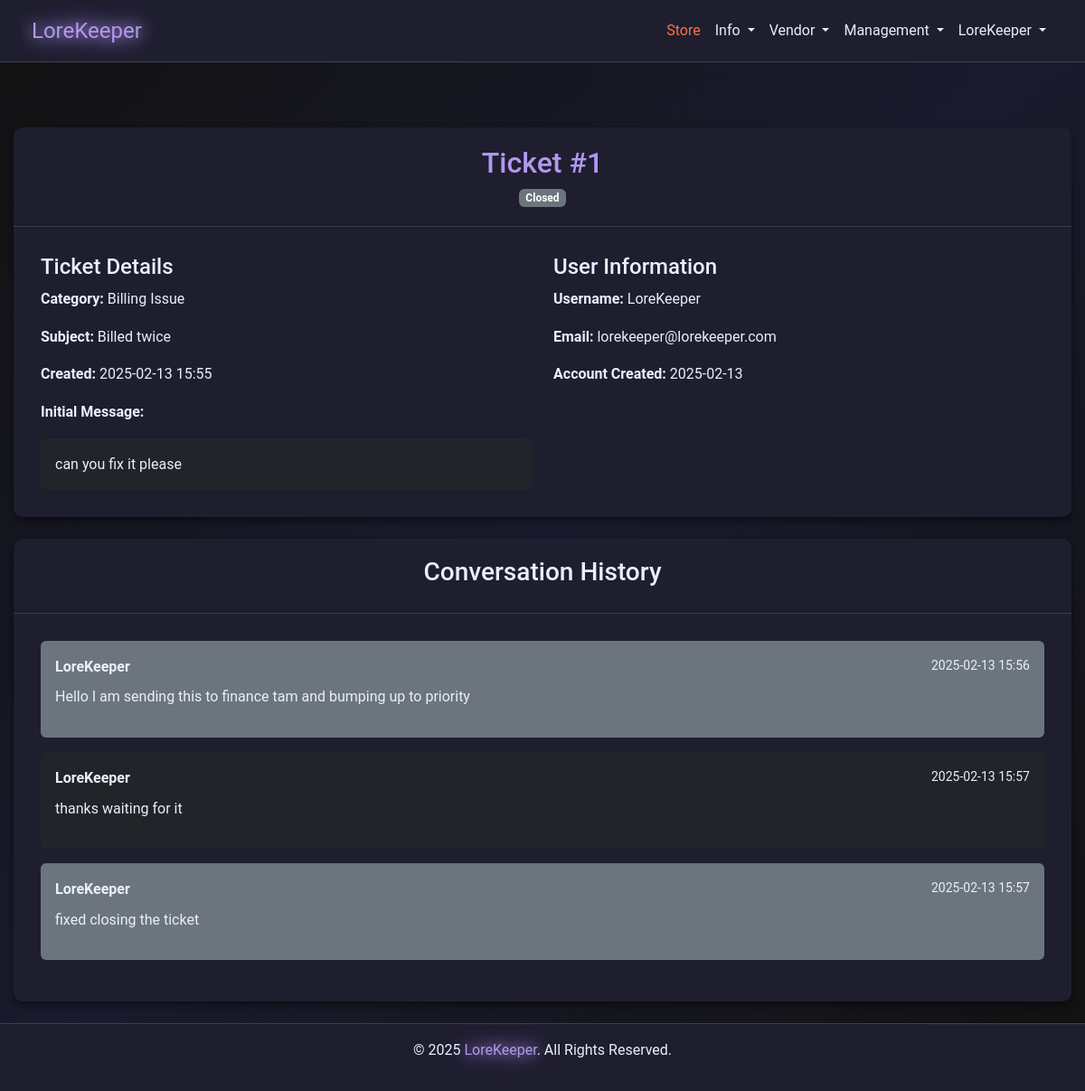
Page /moderator/view_ticket/1 (signed in) on the earlier database version.
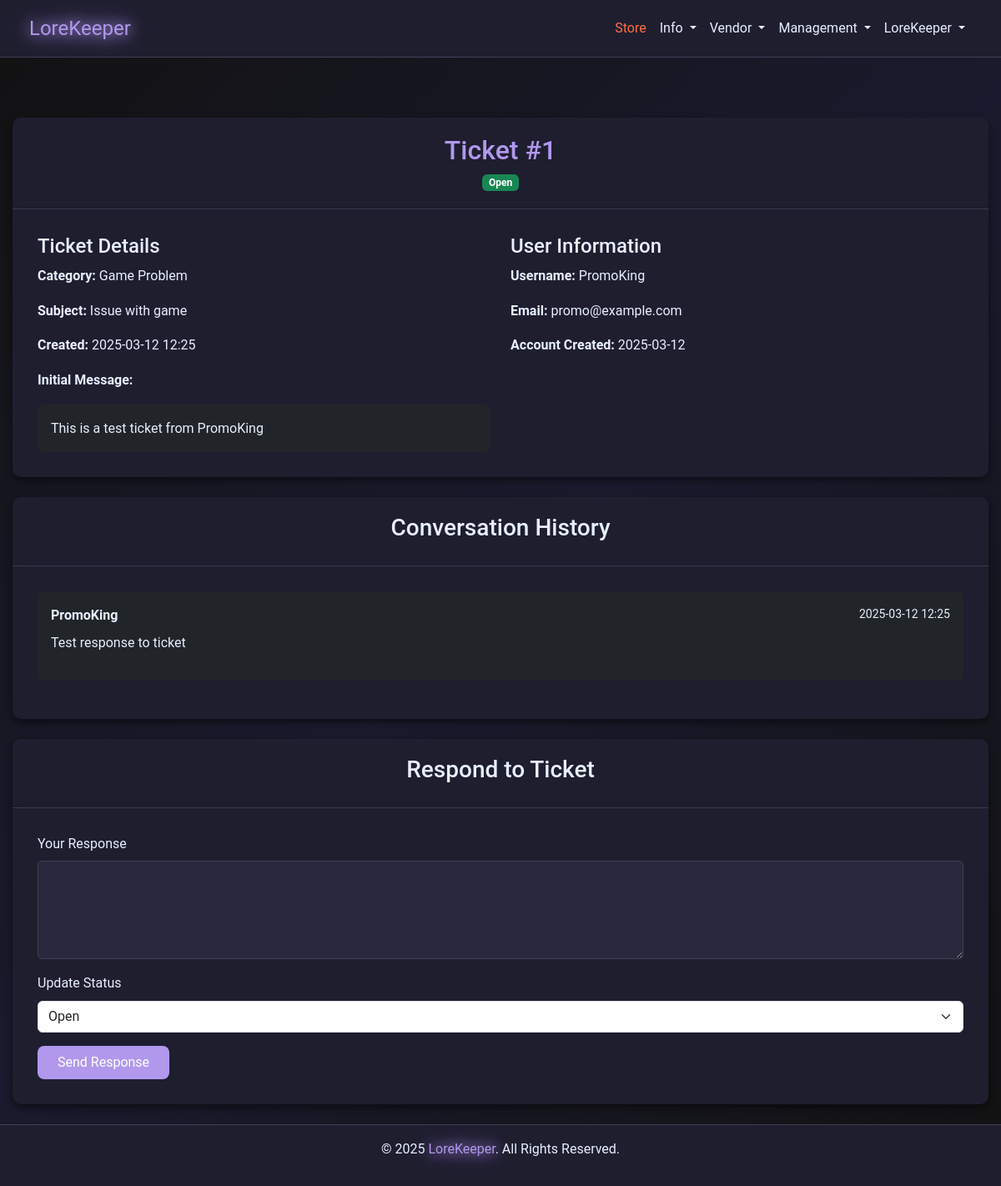
Same page on the later database version.
### models.py (models this page shows)
class SupportTicket(db.Model):
    __tablename__ = "support_tickets"
    id = db.Column(db.Integer, primary_key=True)
    user_id = db.Column(db.Integer, db.ForeignKey("users.id"), nullable=False)
    category = db.Column(db.String(100), nullable=False)
    subject = db.Column(db.String(100), nullable=False)
    message = db.Column(db.Text, nullable=False)
    status = db.Column(db.String(20), default="Open", index=True)
    created_at = db.Column(db.DateTime, default=datetime.utcnow)
    responses = db.relationship(
        "SupportTicketResponse",
        back_populates="ticket",
        lazy="dynamic",
        cascade="all, delete-orphan",
    )
    user = db.relationship("User", backref="tickets")

class User(db.Model):
    __tablename__ = "users"
    id = db.Column(db.Integer, primary_key=True)
    username = db.Column(db.String(64), nullable=False, index=True)
    email = db.Column(db.String(128), unique=True, nullable=False, index=True)
    password = db.Column(db.String(128), nullable=False)
    privilege_id = db.Column(db.Integer, db.ForeignKey("privileges.id"), default=1)
    created_at = db.Column(db.DateTime, default=datetime.utcnow)
    purchases = db.relationship(
        "Purchase", backref="user", lazy=True, cascade="all, delete-orphan"
    )
    subscriptions = db.relationship(
        "Subscription", backref="user", lazy=True, cascade="all, delete-orphan"
    )
    receipts = db.relationship("Receipt", backref="user", lazy=True)
    balance = db.Column(db.Float, default=0)
    pending_balance = db.Column(db.Float, default=0)

class SupportTicketResponse(db.Model):
    __tablename__ = "support_ticket_responses"
    id = db.Column(db.Integer, primary_key=True)
    ticket_id = db.Column(
        db.Integer, db.ForeignKey("support_tickets.id"), nullable=False
    )
    responder_id = db.Column(db.Integer, db.ForeignKey("users.id"), nullable=False)
    response = db.Column(db.Text, nullable=False)
    created_at = db.Column(db.DateTime, default=datetime.utcnow)
    is_user = db.Column(db.Boolean, default=False)
    ticket = db.relationship("SupportTicket", back_populates="responses")
    responder = db.relationship("User", backref="responses")

### app.py (the view)
@app.route("/moderator/view_ticket/<int:ticket_id>", methods=["GET"])
def view_ticket(ticket_id):
    if session.get("privilege_id") < 998:
        flash("Access denied! Moderators only.", "danger")
        return redirect(url_for("home"))
    ticket = SupportTicket.query.get_or_404(ticket_id)
    user = User.query.get(ticket.user_id)
    purchases = Purchase.query.filter_by(user_id=ticket.user_id).all()
    responses = ticket.responses.all()  # This uses the relationship we defined
    return render_template(
        "moderator_view_ticket.html",
        ticket=ticket,
        user=user,
        purchases=purchases,
        responses=responses,  # Pass responses separately
        get_username_from_id=get_username_from_id,
        TICKET_STATUS=TICKET_STATUS,
    )

### app.py (called while the page is built)
@app.after_request
def add_header(response):
    response.headers["Cache-Control"] = "no-store"
    return response

@app.route("/get_username_from_id/<int:user_id>")
def get_username_from_id(user_id):
    user = User.query.filter_by(id=user_id).first()
    return user.username

@app.before_request
def before_request():
    try:
        if session.get("user_id"):
            session.permanent = True
        else:
            getCookie()
    except Exception:
        session.clear()

### templates/moderator_view_ticket.html
{% extends "nav_footer_template.html" %}
{% block content %}
<div class="container mt-5">
    <div class="card mb-4">
        <div class="card-header">
            <h2>Ticket #{{ ticket.id }}</h2>
            <span class="badge {% if ticket.status == 'Open' %}bg-success{% else %}bg-secondary{% endif %}">
                {{ ticket.status }}
            </span>
        </div>
        <div class="card-body">
            <div class="row">
                <div class="col-md-6">
                    <h4>Ticket Details</h4>
                    <p><strong>Category:</strong> {{ ticket.category }}</p>
                    <p><strong>Subject:</strong> {{ ticket.subject }}</p>
                    <p><strong>Created:</strong> {{ ticket.created_at.strftime('%Y-%m-%d %H:%M') }}</p>
                    <p><strong>Initial Message:</strong></p>
                    <div class="p-3 bg-dark rounded">
                        {{ ticket.message }}
                    </div>
                </div>
                <div class="col-md-6">
                    <h4>User Information</h4>
                    <p><strong>Username:</strong> {{ get_username_from_id(ticket.user_id) }}</p>
                    <p><strong>Email:</strong> {{ user.email }}</p>
                    <p><strong>Account Created:</strong> {{ user.created_at.strftime('%Y-%m-%d') }}</p>
                </div>
            </div>
        </div>
    </div>
    {% if responses %}
    <div class="card mb-4">
        <div class="card-header">
            <h3>Conversation History</h3>
        </div>
        <div class="card-body">
            {% for response in responses %}
            <div class="mb-3 p-3 {% if response.is_user %}bg-dark{% else %}bg-secondary{% endif %} rounded">
                <div class="d-flex justify-content-between">
                    <strong>{{ get_username_from_id(response.responder_id) }}</strong>
                    <small>{{ response.created_at.strftime('%Y-%m-%d %H:%M') }}</small>
                </div>
                <p class="mt-2">{{ response.response }}</p>
            </div>
            {% endfor %}
        </div>
    </div>
    {% endif %}
    {% if ticket.status != 'Closed' %}
    <div class="card mb-4">
        <div class="card-header">
            <h3>Respond to Ticket</h3>
        </div>
        <div class="card-body">
            <form method="POST" action="{{ url_for('moderator_respond', ticket_id=ticket.id) }}">
                <div class="mb-3">
                    <label for="response" class="form-label">Your Response</label>
                    <textarea class="form-control" id="response" name="response" rows="4" required></textarea>
                </div>
                <div class="mb-3">
                    <label for="status" class="form-label">Update Status</label>
                    <select class="form-select" id="status" name="status">
                        {% for status in TICKET_STATUS %}
                        <option value="{{ status }}" {% if ticket.status == status %}selected{% endif %}>
                            {{ status }}
                        </option>
                        {% endfor %}
                    </select>
                </div>
                <button type="submit" class="btn btn-primary">Send Response</button>
            </form>
        </div>
    </div>
    {% endif %}
</div>
{% endblock %}

Differences in the rows shown:
no longer on this page (row edited): User: username "LoreKeeper", email "lorekeeper@lorekeeper.com", created_at "2025-02-13"
removed SupportTicketResponse: created_at "2025-02-13 15:56", response "Hello I am sending this to finance tam and bumping up to priority", is_user False (drawn)
no longer on this page (row edited): SupportTicketResponse: created_at "2025-02-13 15:57", response "thanks waiting for it", is_user True (drawn)
no longer on this page (row edited): SupportTicketResponse: created_at "2025-02-13 15:57", response "fixed closing the ticket", is_user False (drawn)
changed SupportTicket id 1: status "Closed" → "Open"; category "Billing Issue" → "Game Problem"; subject "Billed twice" → "Issue with game"; created_at "2025-02-13 15:55" → "2025-03-12 12:25"; message "can you fix it please" → "This is a test ticket from PromoKing"; status (not shown) → "Open"
added User: username "PromoKing", email "promo@example.com", created_at "2025-03-12"
added SupportTicketResponse: created_at "2025-03-12 12:25", response "Test response to ticket", is_user True (drawn)
Other differences:
text now shown: "Respond to Ticket Your Response Update Status Send Response"
